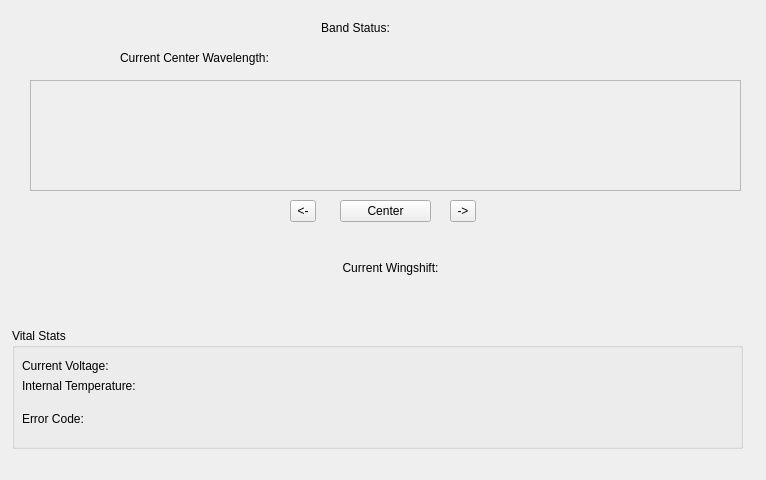
<?xml version="1.0" encoding="UTF-8"?>
<ui version="4.0">
 <class>QuantumGui</class>
 <widget class="QDialog" name="QuantumGui">
  <property name="geometry">
   <rect>
    <x>0</x>
    <y>0</y>
    <width>766</width>
    <height>480</height>
   </rect>
  </property>
  <property name="minimumSize">
   <size>
    <width>620</width>
    <height>480</height>
   </size>
  </property>
  <property name="maximumSize">
   <size>
    <width>16000</width>
    <height>16000</height>
   </size>
  </property>
  <property name="windowTitle">
   <string>Dialog</string>
  </property>
  <widget class="QGroupBox" name="groupBox">
   <property name="geometry">
    <rect>
     <x>12</x>
     <y>328</y>
     <width>731</width>
     <height>121</height>
    </rect>
   </property>
   <property name="title">
    <string>Vital Stats</string>
   </property>
   <widget class="QLabel" name="labelErrorCode">
    <property name="geometry">
     <rect>
      <x>10</x>
      <y>70</y>
      <width>631</width>
      <height>41</height>
     </rect>
    </property>
    <property name="text">
     <string>Error Code:</string>
    </property>
    <property name="wordWrap">
     <bool>true</bool>
    </property>
   </widget>
   <widget class="QLabel" name="labelVoltage">
    <property name="geometry">
     <rect>
      <x>10</x>
      <y>30</y>
      <width>231</width>
      <height>16</height>
     </rect>
    </property>
    <property name="text">
     <string>Current Voltage:</string>
    </property>
   </widget>
   <widget class="QLabel" name="labelTemp">
    <property name="geometry">
     <rect>
      <x>10</x>
      <y>50</y>
      <width>231</width>
      <height>16</height>
     </rect>
    </property>
    <property name="text">
     <string>Internal Temperature:</string>
    </property>
   </widget>
  </widget>
  <widget class="QLabel" name="labelWingshift">
   <property name="geometry">
    <rect>
     <x>260</x>
     <y>260</y>
     <width>261</width>
     <height>16</height>
    </rect>
   </property>
   <property name="text">
    <string>Current Wingshift:</string>
   </property>
   <property name="alignment">
    <set>Qt::AlignCenter</set>
   </property>
  </widget>
  <widget class="QToolButton" name="toolButtonDown">
   <property name="geometry">
    <rect>
     <x>290</x>
     <y>200</y>
     <width>26</width>
     <height>22</height>
    </rect>
   </property>
   <property name="text">
    <string>&lt;-</string>
   </property>
  </widget>
  <widget class="QToolButton" name="toolButtonCenter">
   <property name="geometry">
    <rect>
     <x>340</x>
     <y>200</y>
     <width>91</width>
     <height>22</height>
    </rect>
   </property>
   <property name="text">
    <string>Center</string>
   </property>
  </widget>
  <widget class="QToolButton" name="toolButtonUp">
   <property name="geometry">
    <rect>
     <x>450</x>
     <y>200</y>
     <width>26</width>
     <height>22</height>
    </rect>
   </property>
   <property name="text">
    <string>-&gt;</string>
   </property>
  </widget>
  <widget class="QLabel" name="labelBandStatus">
   <property name="geometry">
    <rect>
     <x>270</x>
     <y>20</y>
     <width>171</width>
     <height>16</height>
    </rect>
   </property>
   <property name="text">
    <string>Band Status:</string>
   </property>
   <property name="alignment">
    <set>Qt::AlignCenter</set>
   </property>
  </widget>
  <widget class="QLabel" name="labelWavelength">
   <property name="geometry">
    <rect>
     <x>120</x>
     <y>50</y>
     <width>321</width>
     <height>16</height>
    </rect>
   </property>
   <property name="text">
    <string>Current Center Wavelength:</string>
   </property>
  </widget>
  <widget class="QFrame" name="graphFrame">
   <property name="geometry">
    <rect>
     <x>30</x>
     <y>80</y>
     <width>711</width>
     <height>111</height>
    </rect>
   </property>
   <property name="frameShape">
    <enum>QFrame::StyledPanel</enum>
   </property>
   <property name="frameShadow">
    <enum>QFrame::Sunken</enum>
   </property>
  </widget>
 </widget>
 <resources/>
 <connections/>
</ui>
